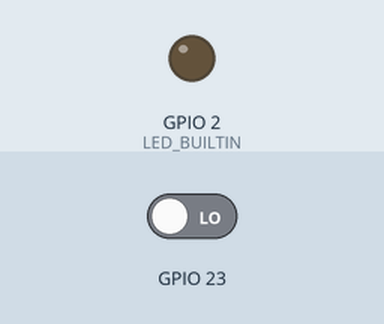
A program run on a simulated ESP32. On the bench: output pins drawn as LEDs (lit = HIGH). The inputs (shaded band) are chosen by the test bench; at power-on: GPIO 23 LOW. WiFi joins after 1.5 s; servers stay silent unless stated; no MQTT or app messages arrive unless stated; pins used as bus, display or sensor lines are not drawn; what the program prints to the serial monitor is not drawn.

Above: at 2.7 s.
2.8 s: GPIO 23 driven HIGH
At 12.1 s:
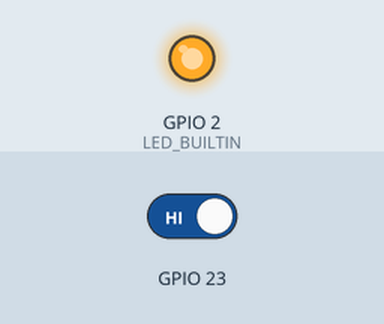
13.0 s: GPIO 23 driven LOW
At 22.2 s:
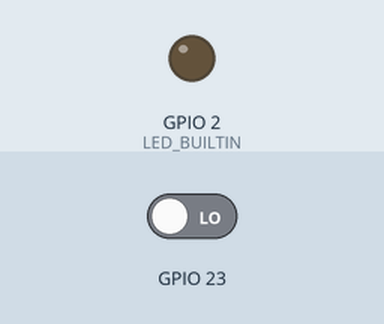
Timing chart, 0 to 23.7 s (numbered marks = the images above; inputs shaded):
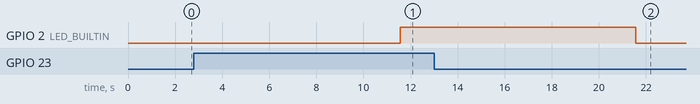

The program:

main.cpp
```cpp
#include <Arduino.h>
#include <WiFi.h>
#include <PubSubClient.h>

// Setup PubSubClient
WiFiClient espClient;
PubSubClient client(espClient);

void setup()
{
  // Sets up LED as OUTPUT
  pinMode(LED_BUILTIN, OUTPUT);
  // Sets up GPIO22 as OUTPUT
  pinMode(22, OUTPUT);
  // Sets up GPIO23 as INPUT
  pinMode(23, INPUT);
  // Enable serial communication
  Serial.begin(9600);

  // Connect to WiFi
  WiFi.begin("Linguini", "Circa 1000 linguini sono buoni!");

  Serial.print("Connecting to WiFi..");
  while (WiFi.status() != WL_CONNECTED)
  {
    Serial.print(".");
    delay(100);
  }
  Serial.println();
  Serial.println("Connected");

  // Print the IP address
  Serial.println(WiFi.localIP());

  // Configure the MQTT server
  client.setServer("automation.server.lan", 1883);
}

// Blink the LED on the NodeMCU 32S board
void loop()
{
  while (true)
  {
    // Connect to MQTT broker
    while (!client.connected())
    {
      Serial.println("Connecting to MQTT broker...");
      if (client.connect("ESP32Client"))
      {
        Serial.println("connected");
      }
      else
      {
        Serial.print("failed with state ");
        Serial.print(client.state());
        delay(2000);
      }
    }

    // Measure the voltage on GPIO23
    digitalWrite(22, HIGH);
    int value = digitalRead(23);
    digitalWrite(22, LOW);

    // If the value is HIGH, turn on the LED
    if (value == HIGH)
    {
      digitalWrite(LED_BUILTIN, HIGH);
      client.publish("kitchen/waterLevel", "HIGH");
      // Serial.print("-");
    }
    else
    {
      digitalWrite(LED_BUILTIN, LOW);
      client.publish("kitchen/waterLevel", "LOW");
      // Serial.print(".");
    }

    // Delay for ten seconds
    delay(10000);
  }
}
```

Measured:
- after the input at 2.8 s, GPIO 2 (LED_BUILTIN): LOW → HIGH after 8.8 s
- after the input at 13.0 s, GPIO 2 (LED_BUILTIN): HIGH → LOW after 8.6 s
